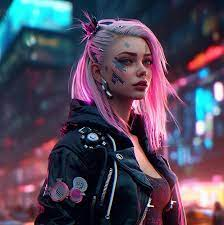
#> input picture PIL/cyber_girl.jpeg, 224 x 225 px
$ python PIL_Basics.py
#> lines starting #> are read from the running program, lines starting #| are printed output that depends on the picture; after the words box and inside, x2 and y2 are one past the last pixel; in counts of white or black regions, pixels touching at a corner belong together
#Import Modules
from PIL import Image
import matplotlib.pyplot as plt


my_image = 'cyber_girl.jpeg'
image = Image.open(my_image)
#> image is the input picture: PIL image 224x225 RGB; mean R, G, B 82.5, 72.4, 91.9

# PIL
image.show(title = "CyberGirl")

# Matplotlib
plt.imshow(image)

# Prints the format of the image
print(image.format)
#| JPEG

# Prints the size of the image
print(image.size)
#| (224, 225)

# Prints the mode of the image
print(image.mode)
#| RGB

#-------------------------------------------------------------------------------------

from PIL import ImageOps
image_gray = ImageOps.grayscale(image)
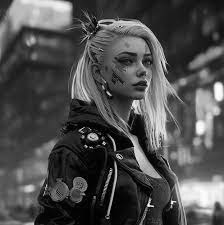
#> image_gray: PIL image 224x225 L; min 0, max 254, mean 77.6
image_gray.show(title = "B&W")

#Img - Mode
print(image_gray.mode)
#| L

#Save Image
image_gray.save("B&W-CyberGirl.png") #Can save in both jpg and png

#Quantize Image
quan_img = image_gray.quantize(2)  #Adjusts the contrast of the image
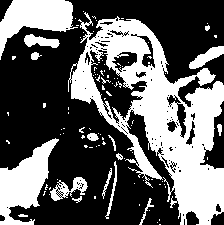
#> quan_img: PIL image 224x225 P; values 34 (black) and 121 (white), 39% white; 101 white regions (83 under 20 px), largest, box (x1, y1, x2, y2) and area: (68, 12, 224, 225) 13020, (0, 138, 59, 225) 2472, (0, 0, 78, 60) 2184
quan_img.show()

#Splitting Channels
r, b, g = image.split()
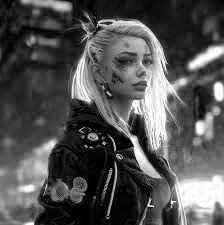
#> r: PIL image 224x225 L; min 0, max 255, mean 82.5
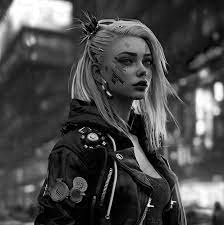
#> b: PIL image 224x225 L; min 0, max 255, mean 72.4
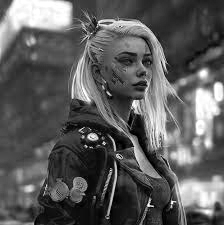
#> g: PIL image 224x225 L; min 0, max 255, mean 91.9
r.show(title='red_channel')
b.show(title='blue_channel')
g.show(title='green_channel')

#Converting Images into array
import numpy as np
array = np.array(image)
print(array)
#> (printed output is left out)
